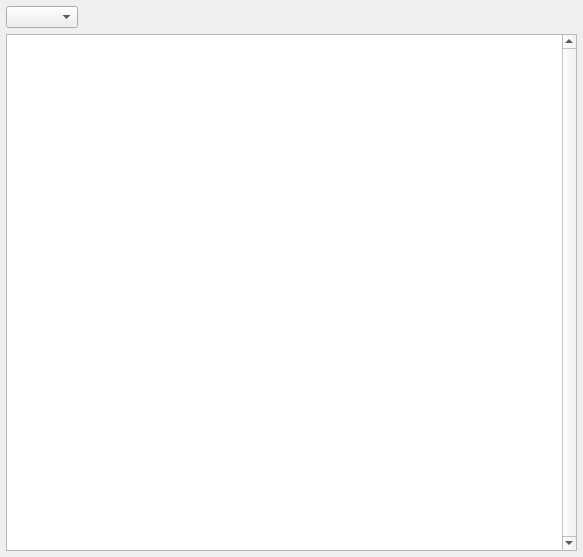
<?xml version="1.0" encoding="UTF-8"?>
<ui version="4.0">
 <class>VPCarrousel</class>
 <widget class="QWidget" name="VPCarrousel">
  <property name="geometry">
   <rect>
    <x>0</x>
    <y>0</y>
    <width>583</width>
    <height>557</height>
   </rect>
  </property>
  <property name="windowTitle">
   <string notr="true">Carrousel</string>
  </property>
  <layout class="QVBoxLayout" name="verticalLayout">
   <property name="leftMargin">
    <number>6</number>
   </property>
   <property name="topMargin">
    <number>6</number>
   </property>
   <property name="rightMargin">
    <number>6</number>
   </property>
   <property name="bottomMargin">
    <number>6</number>
   </property>
   <item>
    <widget class="QComboBox" name="comboBoxPieceList">
     <property name="sizePolicy">
      <sizepolicy hsizetype="Fixed" vsizetype="Fixed">
       <horstretch>0</horstretch>
       <verstretch>0</verstretch>
      </sizepolicy>
     </property>
    </widget>
   </item>
   <item>
    <widget class="VPCarrouselPieceList" name="listWidget">
     <property name="verticalScrollBarPolicy">
      <enum>Qt::ScrollBarAlwaysOn</enum>
     </property>
     <property name="dragDropMode">
      <enum>QAbstractItemView::NoDragDrop</enum>
     </property>
     <property name="iconSize">
      <size>
       <width>120</width>
       <height>120</height>
      </size>
     </property>
     <property name="movement">
      <enum>QListView::Static</enum>
     </property>
     <property name="flow">
      <enum>QListView::TopToBottom</enum>
     </property>
     <property name="resizeMode">
      <enum>QListView::Adjust</enum>
     </property>
     <property name="spacing">
      <number>6</number>
     </property>
     <property name="viewMode">
      <enum>QListView::IconMode</enum>
     </property>
     <property name="sortingEnabled">
      <bool>true</bool>
     </property>
    </widget>
   </item>
  </layout>
 </widget>
 <customwidgets>
  <customwidget>
   <class>VPCarrouselPieceList</class>
   <extends>QListWidget</extends>
   <header>vpcarrouselpiecelist.h</header>
  </customwidget>
 </customwidgets>
 <resources/>
 <connections/>
</ui>
